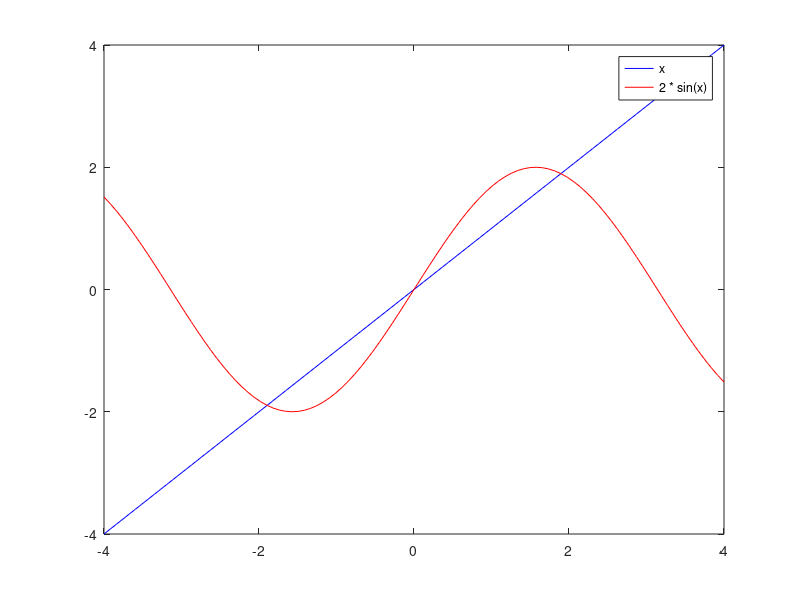

Write the MATLAB code that produced this figure. (Note: this script raises an error after producing the figure.)
function pb1()
  plot(linspace(-4, 4, 100), linspace(-4, 4, 100), 'b-',
       linspace(-4, 4, 100), 2 .* sin(linspace(-4, 4, 100)), 'r-');
  legend("x", "2 * sin(x)");
  f = @(x)  x - 2 .* sin(x);
  fd = @(x) 1 - 2 .* cos(x);
 
  disp("sol cu newton");
  disp([Newton(f, fd,-2, 1e-7), 
    Newton(f, fd, 0, 1e-7), 
    Newton(f, fd, 2, 1e-7)] );
  
  
  disp("sol cu secanta");
  disp([Secanta(f, -2, -1.5, 1e-7), 
    Secanta(f, -0.1, 0.1, 1e-7), 
    Secanta(f, 1.5, 2, 1e-7)] );
  
 
endfunction
